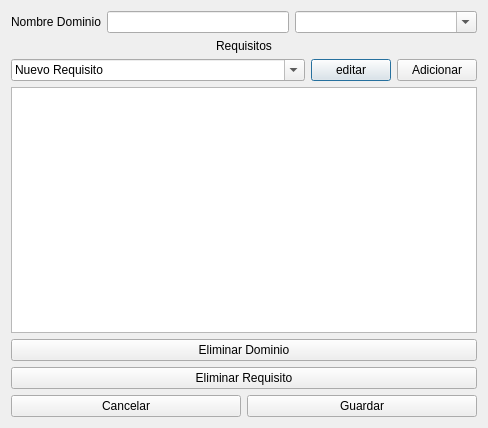
<?xml version="1.0" encoding="UTF-8"?>
<ui version="4.0">
 <class>NewDomain</class>
 <widget class="QDialog" name="NewDomain">
  <property name="geometry">
   <rect>
    <x>0</x>
    <y>0</y>
    <width>488</width>
    <height>428</height>
   </rect>
  </property>
  <property name="maximumSize">
   <size>
    <width>900</width>
    <height>700</height>
   </size>
  </property>
  <property name="windowTitle">
   <string>Nuevo Dominio</string>
  </property>
  <layout class="QVBoxLayout" name="verticalLayout">
   <item>
    <layout class="QHBoxLayout" name="horizontalLayout_3">
     <item>
      <widget class="QLabel" name="lb_nuevoDominio">
       <property name="text">
        <string>Nombre Dominio</string>
       </property>
      </widget>
     </item>
     <item>
      <widget class="QLineEdit" name="le_nameDomain"/>
     </item>
     <item>
      <widget class="QComboBox" name="cb_domains">
       <property name="sizePolicy">
        <sizepolicy hsizetype="Expanding" vsizetype="Fixed">
         <horstretch>0</horstretch>
         <verstretch>0</verstretch>
        </sizepolicy>
       </property>
       <property name="editable">
        <bool>true</bool>
       </property>
       <property name="currentText">
        <string/>
       </property>
       <property name="placeholderText">
        <string>Nuevo requisito</string>
       </property>
       <property name="duplicatesEnabled">
        <bool>false</bool>
       </property>
       <property name="frame">
        <bool>true</bool>
       </property>
      </widget>
     </item>
    </layout>
   </item>
   <item>
    <widget class="QLabel" name="lb_requisitos">
     <property name="text">
      <string>Requisitos</string>
     </property>
     <property name="alignment">
      <set>Qt::AlignCenter</set>
     </property>
    </widget>
   </item>
   <item>
    <layout class="QHBoxLayout" name="horizontalLayout">
     <item>
      <widget class="QComboBox" name="cb_requirements">
       <property name="sizePolicy">
        <sizepolicy hsizetype="Minimum" vsizetype="Fixed">
         <horstretch>0</horstretch>
         <verstretch>0</verstretch>
        </sizepolicy>
       </property>
       <property name="editable">
        <bool>true</bool>
       </property>
       <property name="currentText">
        <string>Nuevo Requisito</string>
       </property>
       <property name="placeholderText">
        <string>Nuevo requisito</string>
       </property>
       <property name="duplicatesEnabled">
        <bool>false</bool>
       </property>
       <property name="frame">
        <bool>true</bool>
       </property>
      </widget>
     </item>
     <item>
      <widget class="QPushButton" name="pb_edit">
       <property name="sizePolicy">
        <sizepolicy hsizetype="Fixed" vsizetype="Fixed">
         <horstretch>0</horstretch>
         <verstretch>0</verstretch>
        </sizepolicy>
       </property>
       <property name="text">
        <string>editar</string>
       </property>
       <property name="icon">
        <iconset theme="edit">
         <normaloff>.</normaloff>.</iconset>
       </property>
      </widget>
     </item>
     <item>
      <widget class="QPushButton" name="pb_add">
       <property name="sizePolicy">
        <sizepolicy hsizetype="Fixed" vsizetype="Fixed">
         <horstretch>0</horstretch>
         <verstretch>0</verstretch>
        </sizepolicy>
       </property>
       <property name="text">
        <string>Adicionar</string>
       </property>
       <property name="icon">
        <iconset theme="list-add">
         <normaloff>.</normaloff>.</iconset>
       </property>
      </widget>
     </item>
    </layout>
   </item>
   <item>
    <widget class="QListWidget" name="lw_requirements">
     <property name="enabled">
      <bool>true</bool>
     </property>
    </widget>
   </item>
   <item>
    <widget class="QPushButton" name="pb_deleteDomain">
     <property name="text">
      <string>Eliminar Dominio</string>
     </property>
     <property name="icon">
      <iconset theme="list-remove">
       <normaloff>.</normaloff>.</iconset>
     </property>
    </widget>
   </item>
   <item>
    <widget class="QPushButton" name="pb_deleteRequirements">
     <property name="text">
      <string>Eliminar Requisito</string>
     </property>
     <property name="icon">
      <iconset theme="list-remove">
       <normaloff>.</normaloff>.</iconset>
     </property>
    </widget>
   </item>
   <item>
    <layout class="QHBoxLayout" name="horizontalLayout_2">
     <item>
      <widget class="QPushButton" name="pb_cancel">
       <property name="text">
        <string>Cancelar</string>
       </property>
       <property name="icon">
        <iconset theme="window-close">
         <normaloff>.</normaloff>.</iconset>
       </property>
      </widget>
     </item>
     <item>
      <widget class="QPushButton" name="pb_save">
       <property name="text">
        <string>Guardar</string>
       </property>
       <property name="icon">
        <iconset theme="document-save">
         <normaloff>.</normaloff>.</iconset>
       </property>
      </widget>
     </item>
    </layout>
   </item>
  </layout>
 </widget>
 <resources/>
 <connections/>
</ui>
